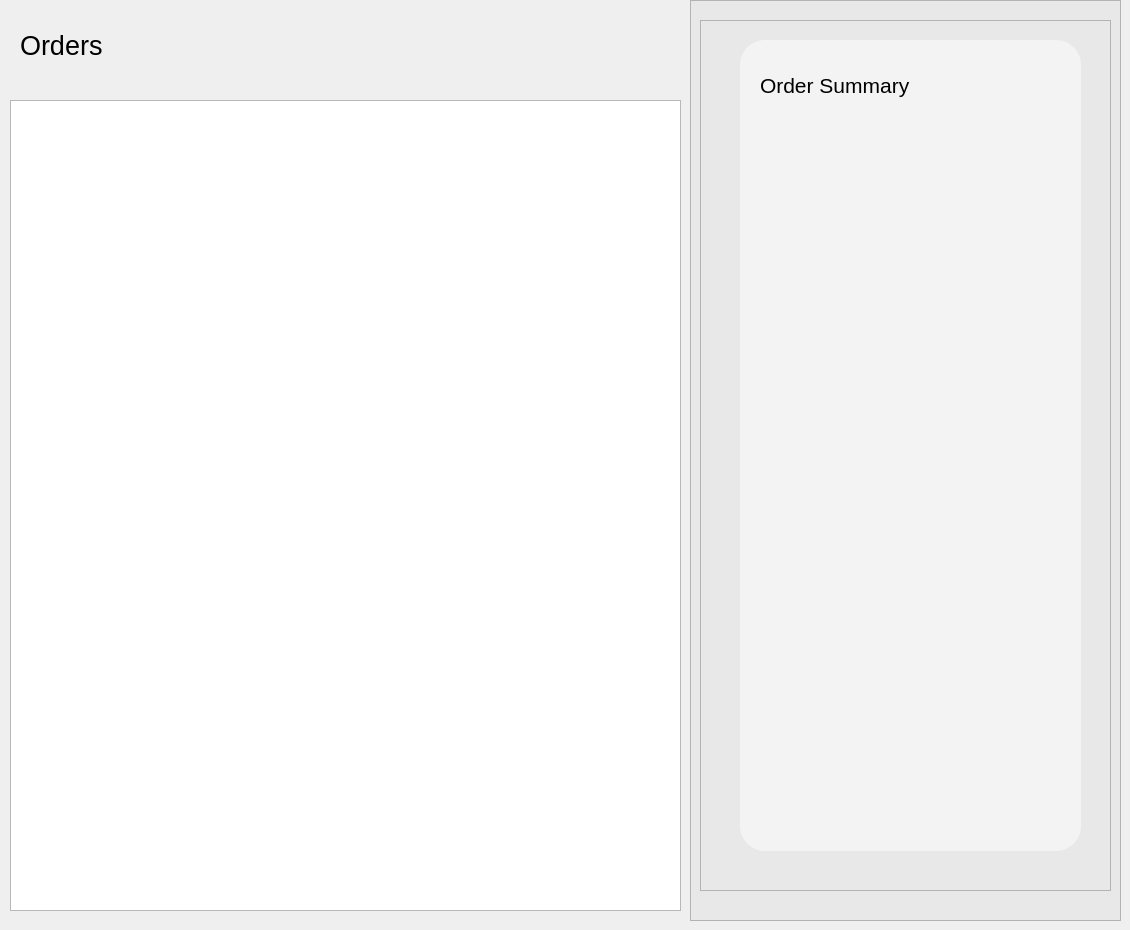
    <widget class="QWidget" name="page_8">
     <widget class="QFrame" name="frame_21">
      <property name="geometry">
       <rect>
        <x>690</x>
        <y>0</y>
        <width>431</width>
        <height>921</height>
       </rect>
      </property>
      <property name="styleSheet">
       <string notr="true">background-color: #e8e8e8;</string>
      </property>
      <property name="frameShape">
       <enum>QFrame::Shape::StyledPanel</enum>
      </property>
      <property name="frameShadow">
       <enum>QFrame::Shadow::Raised</enum>
      </property>
      <widget class="QLabel" name="label_25">
       <property name="geometry">
        <rect>
         <x>-310</x>
         <y>770</y>
         <width>181</width>
         <height>51</height>
        </rect>
       </property>
       <property name="font">
        <font>
         <pointsize>16</pointsize>
        </font>
       </property>
       <property name="styleSheet">
        <string notr="true">color:rgb(21, 21, 21);</string>
       </property>
       <property name="text">
        <string>Total Amount :</string>
       </property>
      </widget>
      <widget class="QLabel" name="label_26">
       <property name="geometry">
        <rect>
         <x>-390</x>
         <y>830</y>
         <width>171</width>
         <height>41</height>
        </rect>
       </property>
       <property name="font">
        <font>
         <pointsize>20</pointsize>
        </font>
       </property>
       <property name="styleSheet">
        <string notr="true">color: rgb(0, 0, 0);</string>
       </property>
       <property name="text">
        <string/>
       </property>
       <property name="indent">
        <number>0</number>
       </property>
      </widget>
      <widget class="QLabel" name="label_27">
       <property name="geometry">
        <rect>
         <x>-190</x>
         <y>830</y>
         <width>81</width>
         <height>41</height>
        </rect>
       </property>
       <property name="font">
        <font>
         <pointsize>14</pointsize>
        </font>
       </property>
       <property name="styleSheet">
        <string notr="true">color: rgb(50, 50, 50);</string>
       </property>
       <property name="text">
        <string>Toman</string>
       </property>
      </widget>
      <widget class="QFrame" name="frame_22">
       <property name="geometry">
        <rect>
         <x>-410</x>
         <y>30</y>
         <width>341</width>
         <height>721</height>
        </rect>
       </property>
       <property name="styleSheet">
        <string notr="true">background-color:#f3f3f3;
border-radius: 25px;</string>
       </property>
       <property name="frameShape">
        <enum>QFrame::Shape::StyledPanel</enum>
       </property>
       <property name="frameShadow">
        <enum>QFrame::Shadow::Raised</enum>
       </property>
       <widget class="QLabel" name="label_28">
        <property name="geometry">
         <rect>
          <x>20</x>
          <y>20</y>
          <width>211</width>
          <height>51</height>
         </rect>
        </property>
        <property name="font">
         <font>
          <pointsize>16</pointsize>
         </font>
        </property>
        <property name="styleSheet">
         <string notr="true">color: rgb(0, 0, 0);</string>
        </property>
        <property name="text">
         <string>Order Summary</string>
        </property>
       </widget>
       <widget class="QListWidget" name="listWidget_7">
        <property name="geometry">
         <rect>
          <x>10</x>
          <y>90</y>
          <width>321</width>
          <height>391</height>
         </rect>
        </property>
       </widget>
      </widget>
      <widget class="QFrame" name="frame_23">
       <property name="geometry">
        <rect>
         <x>10</x>
         <y>20</y>
         <width>411</width>
         <height>871</height>
        </rect>
       </property>
       <property name="frameShape">
        <enum>QFrame::Shape::StyledPanel</enum>
       </property>
       <property name="frameShadow">
        <enum>QFrame::Shadow::Raised</enum>
       </property>
       <widget class="QFrame" name="frame_24">
        <property name="geometry">
         <rect>
          <x>40</x>
          <y>20</y>
          <width>341</width>
          <height>811</height>
         </rect>
        </property>
        <property name="styleSheet">
         <string notr="true">background-color:#f3f3f3;
border-radius: 25px;</string>
        </property>
        <property name="frameShape">
         <enum>QFrame::Shape::StyledPanel</enum>
        </property>
        <property name="frameShadow">
         <enum>QFrame::Shadow::Raised</enum>
        </property>
        <widget class="QLabel" name="label_29">
         <property name="geometry">
          <rect>
           <x>20</x>
           <y>20</y>
           <width>211</width>
           <height>51</height>
          </rect>
         </property>
         <property name="font">
          <font>
           <pointsize>16</pointsize>
          </font>
         </property>
         <property name="styleSheet">
          <string notr="true">color: rgb(0, 0, 0);</string>
         </property>
         <property name="text">
          <string>Order Summary</string>
         </property>
        </widget>
        <widget class="QListWidget" name="listWidget_8">
         <property name="geometry">
          <rect>
           <x>10</x>
           <y>90</y>
           <width>321</width>
           <height>561</height>
          </rect>
         </property>
        </widget>
       </widget>
      </widget>
     </widget>
     <widget class="QListWidget" name="listWidget_9">
      <property name="geometry">
       <rect>
        <x>10</x>
        <y>100</y>
        <width>671</width>
        <height>811</height>
       </rect>
      </property>
     </widget>
     <widget class="QLabel" name="label_30">
      <property name="geometry">
       <rect>
        <x>20</x>
        <y>10</y>
        <width>221</width>
        <height>71</height>
       </rect>
      </property>
      <property name="font">
       <font>
        <pointsize>20</pointsize>
       </font>
      </property>
      <property name="styleSheet">
       <string notr="true">color:black;</string>
      </property>
      <property name="text">
       <string>Orders</string>
      </property>
     </widget>
    </widget>
